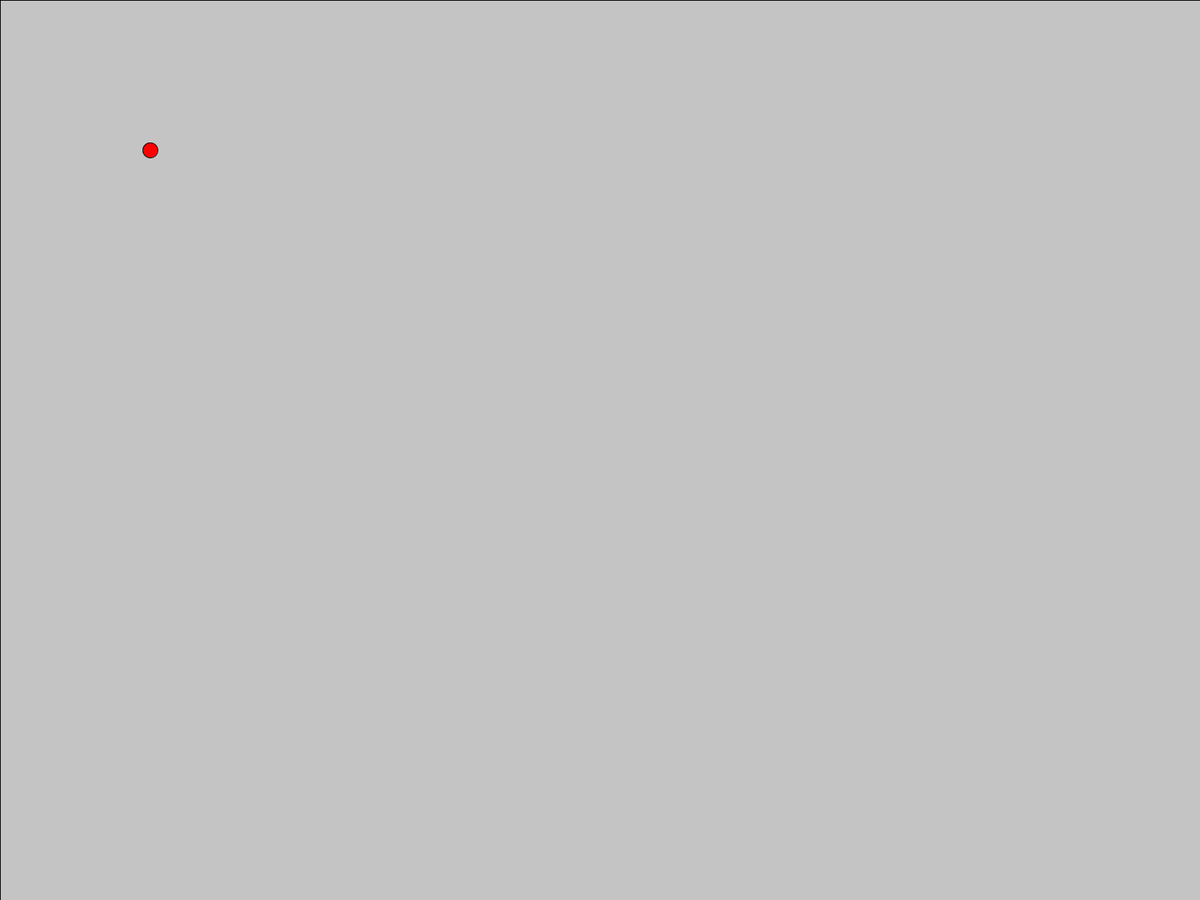
Frame 1 (no input)
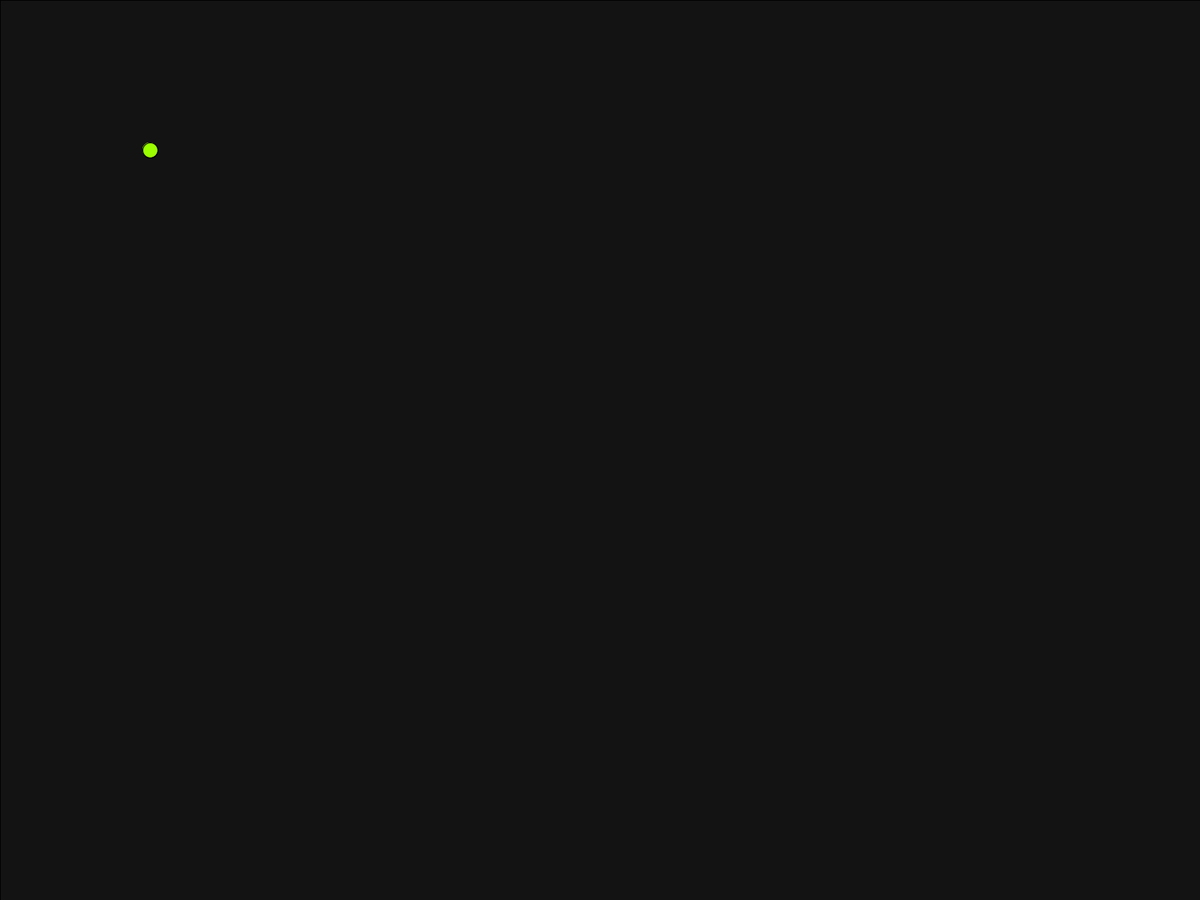
Frame 60 (the mouse pressed at the canvas centre just before this capture)
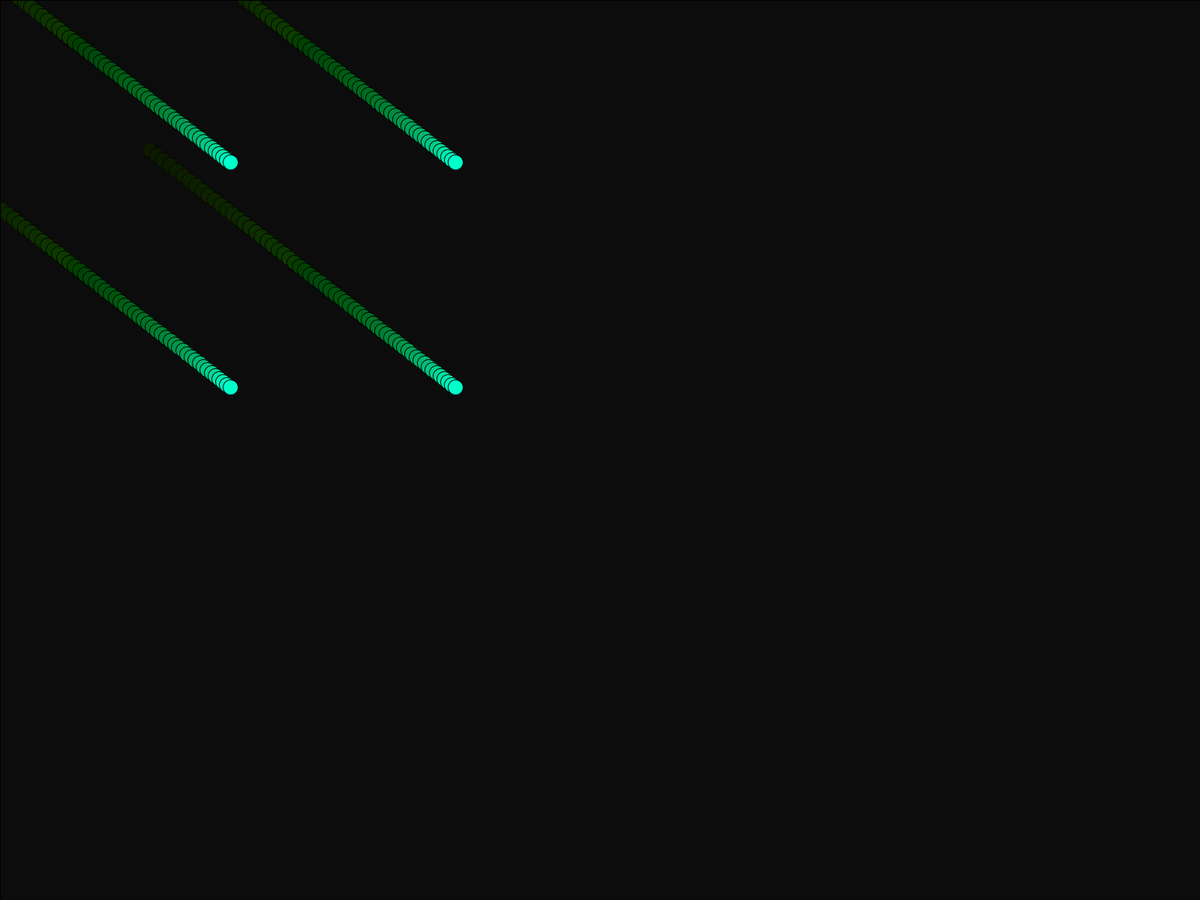
Frame 120 (the mouse held since frame 60 and released just before this capture)

The Processing sketch that drew these frames (run headless with seeded random() and noise(); from frame 60 on, the mouse is pressed at the canvas centre):

// Processing sketch: sketch_Vectors
// ── sketch_Vectors.pde
Ball MovingBalls = new Ball();

void setup()
{
  fullScreen();
  colorMode(HSB);
}

void draw()
{
  //background(0);
  MovingBalls.Render();
  MovingBalls.Collide();
  MovingBalls.Color();
}
// ── Ball.pde
class Ball
{
  PVector Position;
  PVector Position2;
  PVector Position3;
  PVector Position4;
  PVector Mouse;
  PVector Direction;
  PVector Velocity;
  PVector Acceleration;
  float speed;
  float topspeed;
  float count;
  float colVal;

  Ball()
  {
    Position = new PVector(200, height-200);
    Position2 = new PVector(200, 200);
    Position3 = new PVector(width-200, 200);
    Position4 = new PVector(width-200, height-200);
    Mouse = new PVector(0, 0);
    Direction = new PVector(0, 0);
    Velocity = new PVector(0, 0);
    Acceleration = new PVector(0, 0);
    speed = 5;
    topspeed = random(3, 12);
    count = 12;
    colVal = 0;
  }

  void Render()
  {
    fill(0, 10);
    rect(0, 0, width, height);
    if ( mousePressed )
    {
      Mouse = new PVector(mouseX, mouseY);
      Direction = PVector.sub(Mouse, Position);
      Direction = PVector.sub(Mouse, Position2);
      Direction = PVector.sub(Mouse, Position3);
      Direction = PVector.sub(Mouse, Position4);
      speed = Direction.mag();
      Direction.normalize();
      Direction.mult(speed/100);
    }
    Position.add(Direction);
    Position2.add(Direction);
    Position3.add(Direction);
    Position4.add(Direction);
    fill(colVal, 255, 255);
    ellipse(Position.x, Position.y, 20, 20);
    fill(colVal, 255, 255);
    ellipse(Position2.x, Position2.y, 20, 20);
    fill(colVal, 255, 255);
    ellipse(Position3.x, Position3.y, 20, 20);
    fill(colVal, 255, 255);
    ellipse(Position4.x, Position4.y, 20, 20);
  }

  void Collide()
  {
    if ( Position.x > width )
    {
      //speed = speed * -1;
      //Direction.normalize();
      Direction.x*=-1;
    }
    if ( Position.x < 0 )
    {
      //speed = speed * -1;
      //Direction.normalize();
      Direction.x*=-1;
    }
    if ( Position.y > height )
    {
      //speed = speed * -1;
      //Direction.normalize();
      Direction.y*=-1;
    }
    if ( Position.y < 0 )
    {
      //speed = speed * -1;
      //Direction.normalize();
      Direction.y*=-1;
    }
  }
  void Color()
  {
    colVal++;
  if( colVal > 255 )
  {
    colVal = 0;
  }
  }
}
